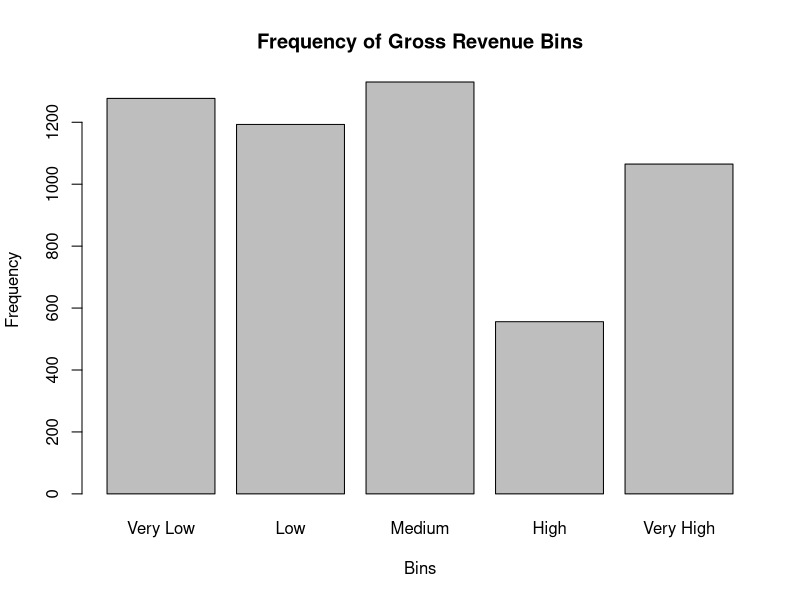
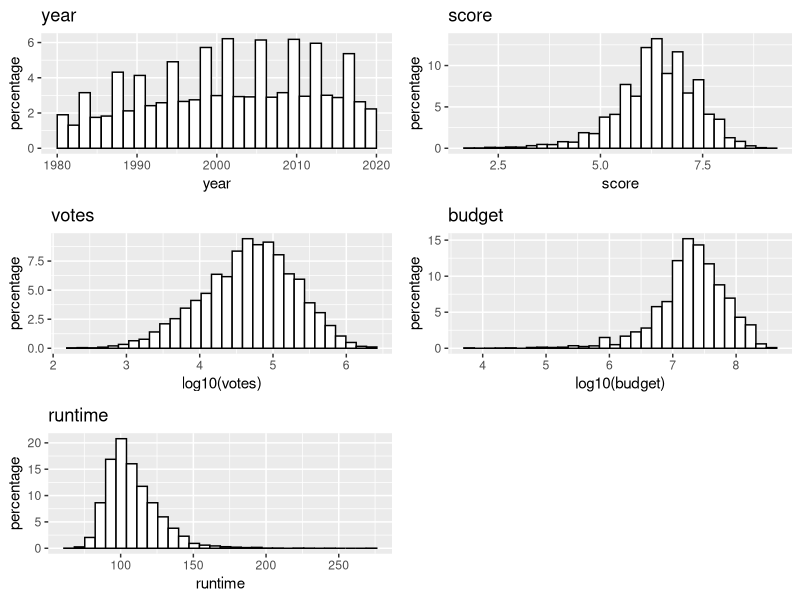
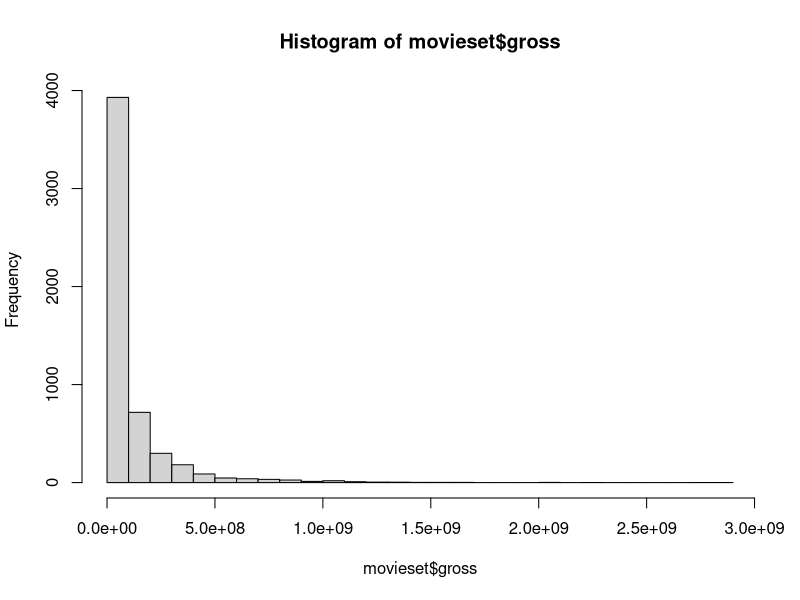
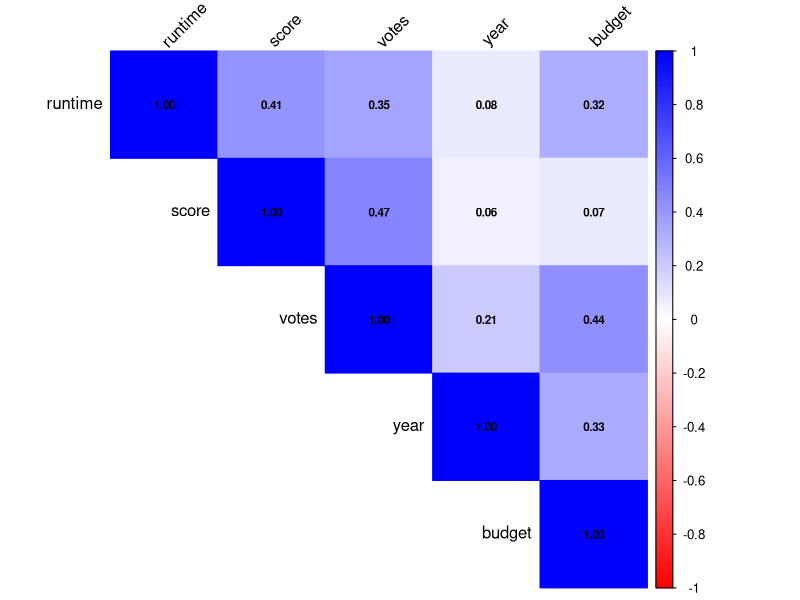
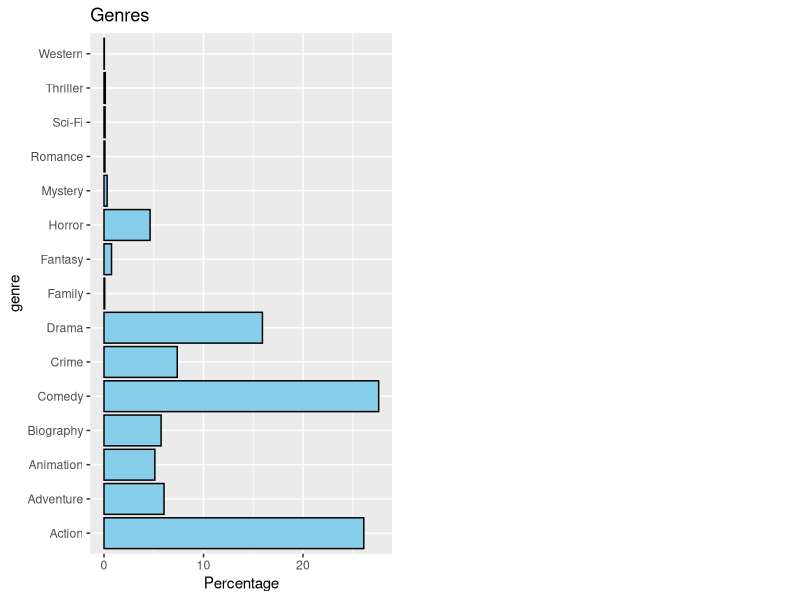
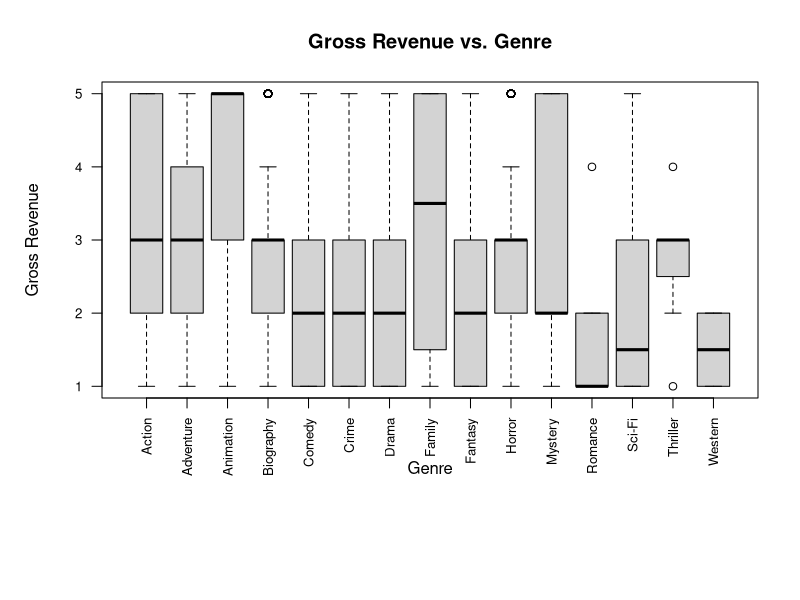
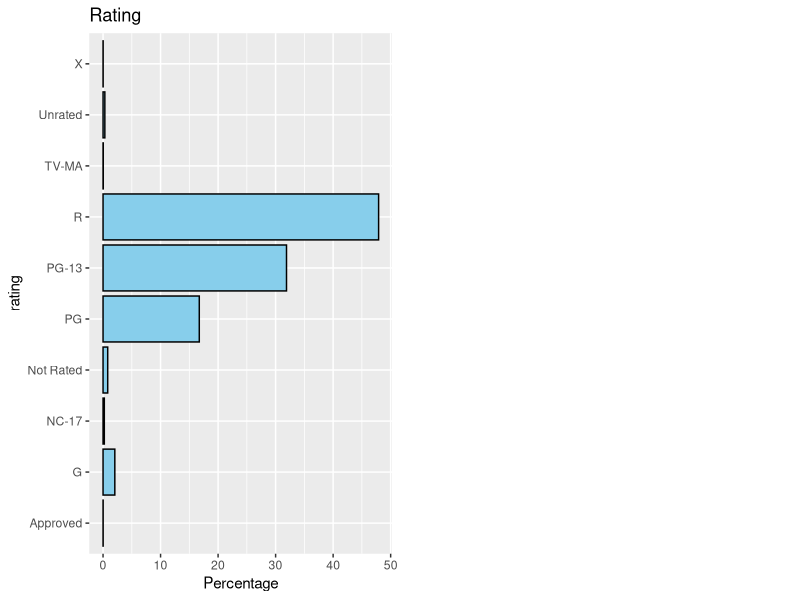
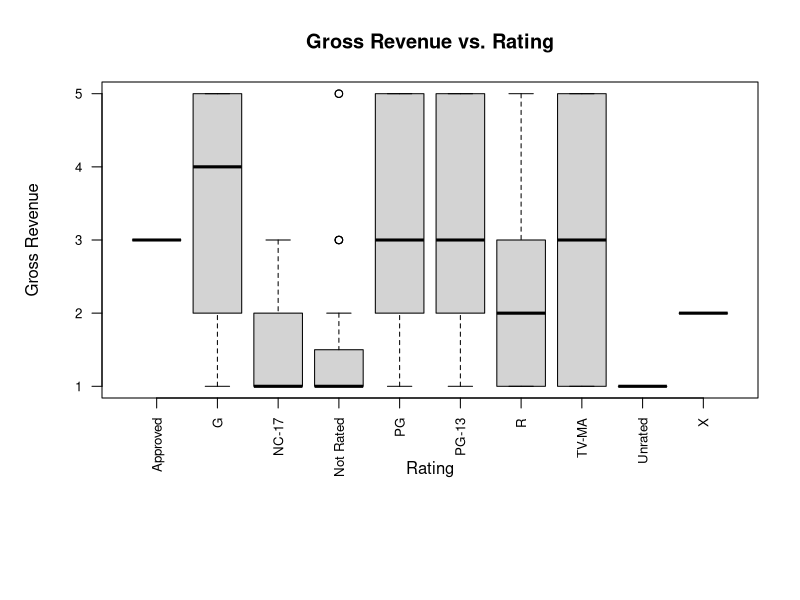

Here is the R script that generated these plots, in order: (Note: this script raises an error after producing the figures.)
## ---- chunk 1
knitr::opts_chunk$set(echo = TRUE)
## ---- chunk 2
library(dplyr)   
library(readr)  
library(ggplot2)
#library(statsr)
library(gridExtra)
library(corrplot)
library(tidyr)
## ---- chunk 3
movieset <- read.csv("output.csv")
print(movieset)
## ---- chunk 4
custom_breaks <- c(0, 10000000, 30000000, 90000000, 150000000, Inf)
bin_labels <- c("Very Low", "Low", "Medium", "High", "Very High")

movieset$gross_equal_width_bins <- cut(movieset$gross, breaks = custom_breaks, labels = bin_labels, include.lowest = TRUE, right = FALSE)

bin_freq <- table(movieset$gross_equal_width_bins)

barplot(bin_freq, 
     main = "Frequency of Gross Revenue Bins",
     xlab = "Bins",
     ylab = "Frequency")

## ---- chunk 5

p1 <- ggplot(aes(x=year), data=movieset) + 
  geom_histogram(aes(y=100*(..count..)/sum(..count..)), color='black', fill='white') + ylab('percentage') + ggtitle('year')
p2 <- ggplot(aes(x=score), data=movieset) +
  geom_histogram(aes(y=100*(..count..)/sum(..count..)), color='black', fill='white') + ylab('percentage') + ggtitle('score')
p3 <- ggplot(aes(x=log10(votes)), data=movieset) +
  geom_histogram(aes(y=100*(..count..)/sum(..count..)), color='black', fill='white') + ylab('percentage') + ggtitle('votes')
p4 <- ggplot(aes(x=log10(budget)), data=movieset) +
  geom_histogram(aes(y=100*(..count..)/sum(..count..)), color='black', fill='white') + ylab('percentage') + ggtitle('budget')
p5 <- ggplot(aes(x=runtime), data=movieset) +
  geom_histogram(aes(y=100*(..count..)/sum(..count..)), color='black', fill='white') + ylab('percentage') + ggtitle('runtime')
grid.arrange(p1, p2, p3, p4, p5, ncol=2)

## ---- chunk 6
hist(movieset$gross, breaks = 30)
summary(movieset$gross)

numeric_columns <- names(movieset)[sapply(movieset, is.numeric)]
numeric_columns <- setdiff(numeric_columns, "gross")
numeric_vars <- movieset[, numeric_columns]
print(names(numeric_vars))


#correlation_matrix <- cor(numeric_vars)
#print(correlation_matrix)

# Assuming numeric_vars is your dataframe with numeric variables
correlation_matrix <- cor(numeric_vars)

# Print the correlation matrix (optional)
print(correlation_matrix)

# Visualize the correlation matrix using corrplot
corrplot(correlation_matrix, method = "color", type = "upper", 
         order = "hclust", tl.col = "black", tl.srt = 45, 
         addCoef.col = "black", number.cex = 0.7, 
         col = colorRampPalette(c("red", "white", "blue"))(200))
## ---- chunk 7

#Plotting genre to gross frequency
p1 <- ggplot(aes(x = genre), data = movieset) +
  geom_bar(aes(y = 100 * (..count..) / sum(..count..)), fill = "skyblue", color = "black") +
  ylab('Percentage') +
  ggtitle('Genres') +
  coord_flip()


grid.arrange(p1, ncol = 2)

# Create boxplot
boxplot(movieset$gross_equal_width_bins ~ genre, data = movieset,
        main = 'Gross Revenue vs. Genre', 
        xlab = 'Genre', 
        ylab = 'Gross Revenue',
        las = 2,   # Rotate x-axis labels to be vertical
        cex.axis = 0.8, # Reduce the font size of axis labels
        par(mar = c(10, 5, 4, 2) + 0.1)) # Increase the bottom margin


#Plotting rating to gross frequency
p2 <- ggplot(aes(x = rating), data = movieset) +
  geom_bar(aes(y = 100 * (..count..) / sum(..count..)), fill = "skyblue", color = "black") +
  ylab('Percentage') +
  ggtitle('Rating') +
  coord_flip()


grid.arrange(p2, ncol = 2)

# Create boxplot
boxplot(movieset$gross_equal_width_bins ~ rating, data = movieset,
        main = 'Gross Revenue vs. Rating', 
        xlab = 'Rating', 
        ylab = 'Gross Revenue',
        las = 2,   # Rotate x-axis labels to be vertical
        cex.axis = 0.8, # Reduce the font size of axis labels
        par(mar = c(10, 5, 4, 2) + 0.1)) # Increase the bottom margin


#Plotting country to gross frequency
p3 <- ggplot(aes(x = country), data = movieset) +
  geom_bar(aes(y = 100 * (..count..) / sum(..count..)), fill = "skyblue", color = "black") +
  ylab('Percentage') +
  ggtitle('Country') +
  coord_flip()


grid.arrange(p3, ncol = 2)

# Create boxplot
boxplot(movieset$gross_equal_width_bins ~ country, data = movieset,
        main = 'Gross Revenue vs. Country', 
        xlab = 'Country', 
        ylab = 'Gross Revenue',
        las = 2,   # Rotate x-axis labels to be vertical
        cex.axis = 0.8, # Reduce the font size of axis labels
        par(mar = c(10, 5, 4, 2) + 0.1)) # Increase the bottom margin


#Plotting company to gross frequency
p4 <- ggplot(aes(x = company), data = movieset) +
  geom_bar(aes(y = 100 * (..count..) / sum(..count..)), fill = "skyblue", color = "black") +
  ylab('Percentage') +
  ggtitle('Company') +
  coord_flip()

grid.arrange(p4, ncol = 2)

#Plotting director to gross frequency
p5 <- ggplot(aes(x = director), data = movieset) +
  geom_bar(aes(y = 100 * (..count..) / sum(..count..)), fill = "skyblue", color = "black") +
  ylab('Percentage') +
  ggtitle('Director') +
  coord_flip()

grid.arrange(p5, ncol = 2)

#Plotting writer to gross frequency
p6 <- ggplot(aes(x = writer), data = movieset) +
  geom_bar(aes(y = 100 * (..count..) / sum(..count..)), fill = "skyblue", color = "black") +
  ylab('Percentage') +
  ggtitle('Writer') +
  coord_flip()

grid.arrange(p6, ncol = 2)

#Plotting star to gross frequency
p7 <- ggplot(aes(x = star), data = movieset) +
  geom_bar(aes(y = 100 * (..count..) / sum(..count..)), fill = "skyblue", color = "black") +
  ylab('Percentage') +
  ggtitle('Star') +
  coord_flip()

grid.arrange(p7, ncol = 2)


## ---- chunk 8
str(movieset)
movieset_clean <- na.omit(movieset)

final_movieset <- movieset_clean %>% select(name, genre, rating, budget, gross, runtime)
final_movieset <- subset(final_movieset, genre != "Western")
final_movieset <- subset(final_movieset, genre != "Family")
final_movieset <- subset(final_movieset, genre != "Thriller")
final_movieset <- subset(final_movieset, genre != "Sci-Fi")
final_movieset <- subset(final_movieset, genre != "Romance")
final_movieset <- subset(final_movieset, genre != "Mystery")
final_movieset <- subset(final_movieset, rating != "X")
final_movieset <- subset(final_movieset, rating != "Unrated")
final_movieset <- subset(final_movieset, rating != "TV-MA")
final_movieset <- subset(final_movieset, rating != "NC-17")
final_movieset <- subset(final_movieset, rating != "Approved")
final_movieset <- subset(final_movieset, rating != "Not Rated")
print(final_movieset)
## ---- chunk 9
# Define the feature matrix and target variable
x <- final_movieset %>% select(-gross)
y <- final_movieset$gross

# Train a Random Forest model
set.seed(42)
rf_model_importance <- randomForest(x, y, ntree = 100, importance = TRUE)

# Get feature importance
importance <- importance(rf_model_importance)
importance_df <- data.frame(Feature = rownames(importance), Importance = importance[, 1])
importance_df <- importance_df %>% arrange(desc(Importance))
print(importance_df)

# Plot feature importance
ggplot(importance_df, aes(x = reorder(Feature, Importance), y = Importance)) +
  geom_bar(stat = "identity") + coord_flip() + ggtitle("Feature Importance")

## ---- chunk 10
library(randomForest)

last_movie <- final_movieset %>% select(name, genre, budget, gross, rating, runtime)
print(last_movie)

x <- last_movie[, - which(names(last_movie) == "gross")]
y <- last_movie$gross

set.seed(42)  # For reproducibility
train_indices <- sample(1:nrow(last_movie), 0.8 * nrow(last_movie))  # 80% for training
X_train <- x[train_indices, ]
y_train <- y[train_indices]
X_test <- x[-train_indices, ]
y_test <- y[-train_indices]

# print(X_test)
# print(y_test)

rf_model <- randomForest(x = X_train, y = y_train, ntree = 100, mtry = 3, importance = TRUE)

# Predict on the test set
y_pred <- predict(rf_model, newdata = X_test)
print(y_pred)

## ---- chunk 11
# Define the bins and labels
bins <- c(0, 7500000, 25000000, 50000000, 150000000, Inf)
labels <- c("Very low", "Low", "Medium", "High", "Very high")

normal_binned <- cut(last_movie$gross, breaks = bins, labels = labels, right = FALSE)
# Bin the predictions
y_pred_binned <- cut(y_pred, breaks = bins, labels = labels, right = FALSE)

# Print the binned predictions
print(y_pred_binned)

# To compare with actual values
y_test_binned <- cut(y_test, breaks = bins, labels = labels, right = FALSE)
print(y_test_binned)
## ---- chunk 12
avg_gross <- last_movie %>%
  group_by(genre) %>%
  summarise(avg_gross = mean(gross, na.rm = TRUE))

# Print or view avg_gross to see the averages calculated
print(avg_gross)
## ---- chunk 13
# List of genres to plot
final_movieset <- final_movieset %>%
  mutate(normal_binned = cut(gross, breaks = bins, labels = labels, right = FALSE))

genres <- c("Mystery", "Horror", "Fantasy", "Drama", "Crime", "Comedy", "Biography", "Animation", "Adventure", "Action")

# Function to create histograms for a given genre
plot_genre <- function(genre) {
  genre_data <- final_movieset %>% filter(genre == !!genre)
  ggplot(genre_data, aes(x = normal_binned)) +
    geom_bar() +
    labs(title = paste("Histogram of", genre, "Movies"),
         x = "Gross Revenue",
         y = "Count of Movies") +
    theme(axis.text.x = element_text(angle = 45, hjust = 1))
}

# Create scatter plots for each genre and print them
for (genre in genres) {
  print(plot_genre(genre))
}

